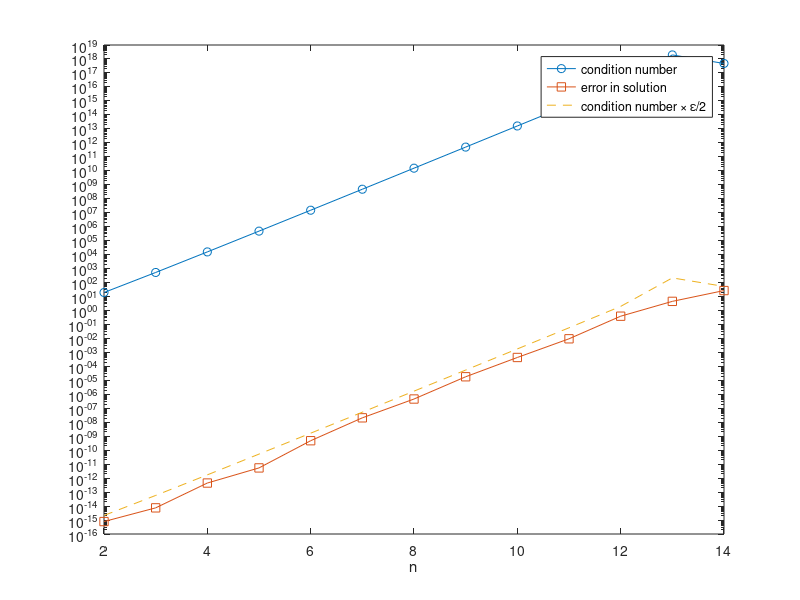

Here is the MATLAB script that generated this plot:
ns = 2:14;
conds = zeros(size(ns));
errors = zeros(size(ns));
for k = 1:numel(ns)
    n = ns(k);
    H = hilb(n);
    xhat = H \ (H * ones(n, 1));
    conds(k) = cond(H);
    errors(k) = max(abs(xhat - 1));
end
semilogy(ns, conds, 'o-', ns, errors, 's-', ns, conds * 1.1e-16, '--')
xlabel('n'), legend('condition number', 'error in solution', 'condition number \times \epsilon/2')
